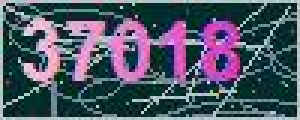
#> input picture dataset/captcha_0011.jpg, 100 x 40 px (shown 3 times larger)
$ python -i evaluate_candidates.py   (imports and definitions only)
#> lines starting #> are read from the running program, lines starting #| are printed output that depends on the picture; after the words box and inside, x2 and y2 are one past the last pixel; in counts of white or black regions, pixels touching at a corner belong together
#> further down, picture is the input picture: shape (40, 100, 3); mean B, G, R 102.9, 87, 79.1
import csv
import json
import sys
from collections import Counter
from concurrent.futures import ThreadPoolExecutor
from pathlib import Path

import cv2
import numpy as np
import pytesseract

ROOT = Path(__file__).resolve().parents[1]
sys.path.insert(0, str(ROOT))
import tesseract_baseline as baseline


def masks(img):
    b, g, r = cv2.split(img.astype(np.float32))
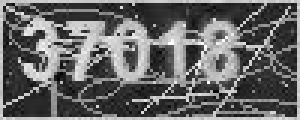
#> b: shape (40, 100) float32 (shown 3 times larger); min 1, max 255, mean 102.9
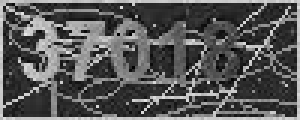
#> g: shape (40, 100) float32 (shown 3 times larger); min 0, max 231, mean 87
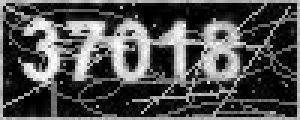
#> r: shape (40, 100) float32 (shown 3 times larger); min 0, max 255, mean 79.1
    difference = np.clip(r - g, 0, 255).astype(np.uint8)
    _, otsu = cv2.threshold(difference, 0, 255, cv2.THRESH_BINARY + cv2.THRESH_OTSU)
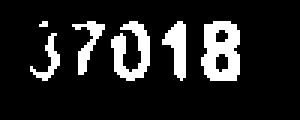
#> otsu: shape (40, 100) (shown 3 times larger); 13.8% white; 6 white regions (1 under 20 px), largest, box (x1, y1, x2, y2) and area: (67, 7, 80, 27) 192, (37, 7, 50, 27) 140, (54, 7, 62, 27) 92, (24, 7, 35, 25) 70, (10, 11, 20, 27) 52
    # Keep weak red strokes too, especially at the dark end of a gradient.
    relative = np.clip((r - g) / (r + g + 1) * 255, 0, 255).astype(np.uint8)
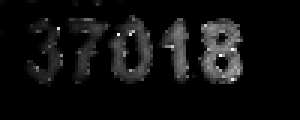
#> relative: shape (40, 100) (shown 3 times larger); min 0, max 252, mean 14.8
    bg = np.median(img.reshape(-1,3),axis=0)
#> bg = [59, 51, 27]
    if bg[1] > 100:
        signal = 255-img[:,:,1]
    else:
        signal = img[:,:,2]
    _, channel = cv2.threshold(signal,0,255,cv2.THRESH_BINARY+cv2.THRESH_OTSU)
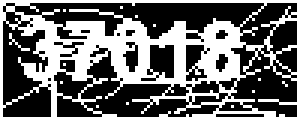
#> channel: shape (40, 100) (shown 3 times larger); 41.9% white; 14 white regions (13 under 20 px), largest, box (x1, y1, x2, y2) and area: (0, 0, 100, 40) 1652
    hybrid = (((g < bg[1]*0.55) & (bg[1]>100)) | (difference>20) | ((r>160)&(bg[1]<60))).astype(np.uint8)*255
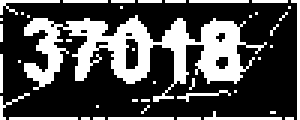
#> hybrid: shape (40, 100) (shown 3 times larger); 30.9% white; 42 white regions (34 under 20 px), largest, box (x1, y1, x2, y2) and area: (8, 5, 89, 34) 908, (97, 0, 100, 40) 42, (0, 0, 20, 5) 29
    for m in (channel, hybrid):
        m[:3]=0
        m[-3:]=0
        m[:,:3]=0
        m[:,-3:]=0
#> this loop made 2 passes
    return {'channel': channel,
            'channel_open': cv2.morphologyEx(channel,cv2.MORPH_OPEN,np.ones((2,2),np.uint8)),
            'hybrid':hybrid,
            'hybrid_open':cv2.morphologyEx(hybrid,cv2.MORPH_OPEN,np.ones((2,2),np.uint8))}


def prepare(mask):
    count, labels, stats, _ = cv2.connectedComponentsWithStats(mask, 8)
    clean = np.zeros_like(mask)
    for i in range(1, count):
        if stats[i, cv2.CC_STAT_AREA] >= 6:
            clean[labels == i] = 255
    points = cv2.findNonZero(clean)
    if points is None:
        return np.full((100,300),255,np.uint8)
    x,y,w,h = cv2.boundingRect(points)
    cropped = clean[y:y+h, x:x+w]
    enlarged = cv2.resize(255-cropped,None,fx=4,fy=4,interpolation=cv2.INTER_CUBIC)
    return cv2.copyMakeBorder(enlarged,20,20,20,20,cv2.BORDER_CONSTANT,value=255)


def run(row):
    img = cv2.imdecode(np.fromfile(str(ROOT/'dataset'/row['filename']), np.uint8),cv2.IMREAD_COLOR)
    outputs={}
    for name, mask in masks(img).items():
        prepared=prepare(mask)
        for psm in (7,8):
            text=baseline.digits_only(pytesseract.image_to_string(prepared,config=f'--psm {psm} -c tessedit_char_whitelist=0123456789',timeout=30))
            outputs[f'{name}_psm{psm}']=text
    return {**row,'outputs':outputs}


# [15 lines not run here, left out]

>>> import cv2
>>> picture = cv2.imread('../dataset/captcha_0011.jpg')
>>> result = masks(picture)
#> result = 4 items

$ run again, on dataset/captcha_0039.jpg
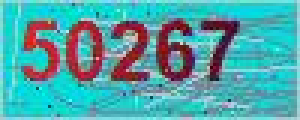
#> input picture dataset/captcha_0039.jpg, 100 x 40 px (shown 3 times larger)
#> picture is the input picture: shape (40, 100, 3); mean B, G, R 170.5, 165.3, 80.4
#> in masks, `_, otsu = cv2.threshold(difference, 0, 255, cv2.THRESH_BINARY + cv2.TH..`:
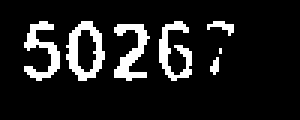
#> otsu: shape (40, 100) (shown 3 times larger); 11.6% white in thin lines or dots, all inside (x1, y1, x2, y2) = (8, 7, 78, 27)
#> bg = [188, 186, 77]
#> channel: shape (40, 100); 18.1% white; 18 white regions (13 under 20 px), largest, box (x1, y1, x2, y2) and area: (52, 6, 65, 27) 169, (22, 7, 36, 27) 150, (37, 7, 50, 27) 145, (7, 7, 20, 27) 134, (67, 6, 80, 27) 112
#> in masks, `hybrid = (((g < bg[1]*0.55) & (bg[1]>100)) | (difference>20) | ((r>160..`:
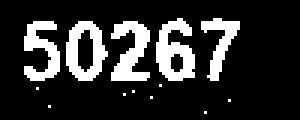
#> hybrid: shape (40, 100) (shown 3 times larger); 18.2% white; 13 white regions (8 under 20 px), largest, box (x1, y1, x2, y2) and area: (52, 6, 65, 27) 169, (37, 7, 50, 27) 155, (22, 7, 36, 27) 154, (8, 7, 20, 27) 134, (67, 6, 80, 27) 109
#> the loop in masks, `for m in (channel, hybrid):` made 2 passes
#> result = 4 items

$ run again, on dataset/captcha_0048.jpg
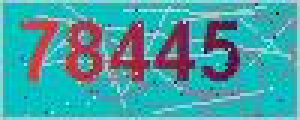
#> input picture dataset/captcha_0048.jpg, 100 x 40 px (shown 3 times larger)
#> picture is the input picture: shape (40, 100, 3); mean B, G, R 167.3, 160.8, 70.8
#> in masks, `_, otsu = cv2.threshold(difference, 0, 255, cv2.THRESH_BINARY + cv2.TH..`:
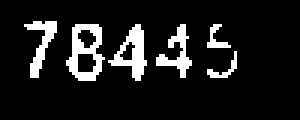
#> otsu: shape (40, 100) (shown 3 times larger); 11.1% white in thin lines or dots, all inside (x1, y1, x2, y2) = (8, 7, 79, 27)
#> bg = [178, 176, 61]
#> channel: shape (40, 100); 17.3% white; 21 white regions (16 under 20 px), largest, box (x1, y1, x2, y2) and area: (22, 7, 35, 28) 159, (51, 7, 65, 28) 147, (67, 7, 80, 27) 141, (36, 7, 50, 28) 136, (7, 7, 20, 27) 94
#> in masks, `hybrid = (((g < bg[1]*0.55) & (bg[1]>100)) | (difference>20) | ((r>160..`:
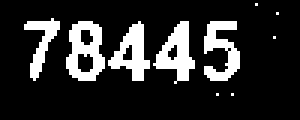
#> hybrid: shape (40, 100) (shown 3 times larger); 16.8% white; 10 white regions (5 under 20 px), largest, box (x1, y1, x2, y2) and area: (22, 7, 35, 27) 161, (51, 7, 65, 28) 143, (36, 7, 50, 27) 134, (68, 7, 80, 27) 134, (8, 6, 20, 27) 95
#> the loop in masks, `for m in (channel, hybrid):` made 2 passes
#> result = 4 items

$ run again, on dataset/captcha_0059.jpg
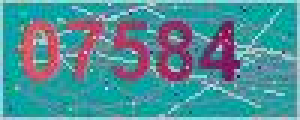
#> input picture dataset/captcha_0059.jpg, 100 x 40 px (shown 3 times larger)
#> picture is the input picture: shape (40, 100, 3); mean B, G, R 153.3, 144.2, 78.5
#> otsu: shape (40, 100); 12.9% white; 5 white regions, box (x1, y1, x2, y2) and area: (7, 7, 20, 27) 135, (53, 7, 64, 27) 121, (38, 8, 50, 26) 95, (67, 8, 80, 27) 87, (23, 7, 34, 26) 77
#> bg = [153, 151, 68]
#> channel: shape (40, 100); 18.4% white; 32 white regions (27 under 20 px), largest, box (x1, y1, x2, y2) and area: (52, 7, 65, 27) 171, (66, 7, 81, 27) 152, (5, 6, 21, 27) 144, (37, 6, 51, 27) 141, (22, 6, 36, 27) 101
#> in masks, `hybrid = (((g < bg[1]*0.55) & (bg[1]>100)) | (difference>20) | ((r>160..`:
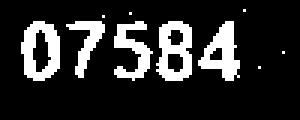
#> hybrid: shape (40, 100) (shown 3 times larger); 17% white; 10 white regions (5 under 20 px), largest, box (x1, y1, x2, y2) and area: (7, 7, 20, 27) 160, (52, 7, 64, 27) 156, (66, 7, 80, 27) 142, (38, 7, 51, 27) 122, (22, 7, 35, 26) 95
#> the loop in masks, `for m in (channel, hybrid):` made 2 passes
#> result = 4 items
